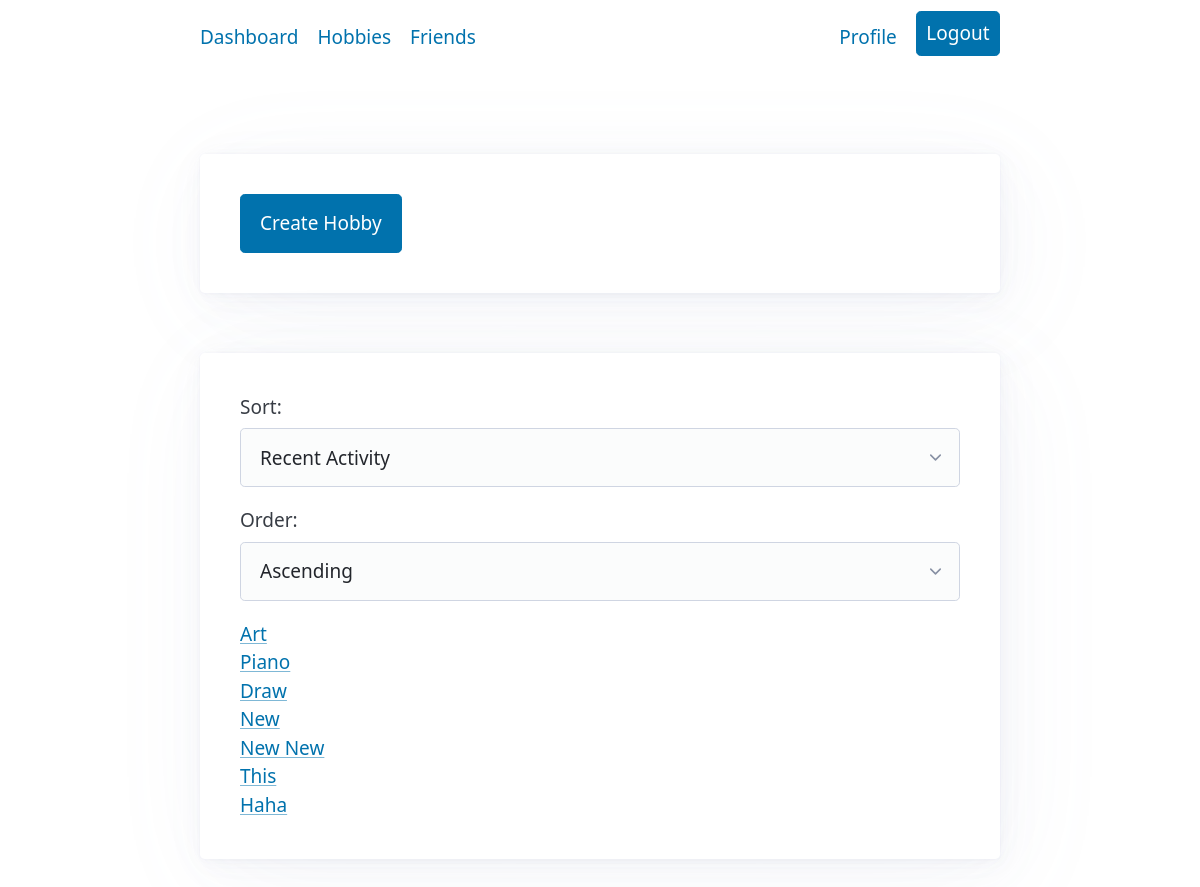
/hobbyhub/hobbies/ (signed in), run on the app's committed database.
### hobbies/models.py (models this page shows, shortened)
class Hobby(models.Model):
     user_profile = models.ForeignKey(
          UserProfile,
          on_delete=models.CASCADE,   # if the UserProfile is deleted, automatically delete all Hobbies associated with that profile
          related_name="hobbies"    # enables reverse lookup: user.hobbies returns all hobbies for given User object
     )
     name = models.CharField(
          unique=True,
          max_length=255,
     )
     date_created = models.DateField(auto_now_add = True)
     class Meta:
          constraints = [
               models.UniqueConstraint(
                    fields=['user_profile', 'name'],
                    name='unique_hobby_per_user_profile'
               )
          ]

### hobbies/views.py (the view, shortened to what this page needs)
# urls.py: path("", hobbies_view, name="hobbies"),
def hobbies_view(request):
     user = request.user             # get the User that issued the request
     user_profile = user.userprofile     # get the UserProfile associated with the User
     hobbies = user_profile.hobbies.annotate(
          session_count=Count("sessions"),
          total_time=Sum(
               ExpressionWrapper(
                    F("sessions__end_time") - F("sessions__start_time"),
                    output_field=DurationField()
               )
          ),
          last_session_date=Max("sessions__date")
     )
     if request.method == "GET":
          sort_form = SortHobbiesForm()
          return render(request, "hobbies/hobbies.html", {
               "hobbies": hobbies,
               "sort_form": sort_form,
          })

### hobbies/forms.py
class SortHobbiesForm(forms.Form):
     sort_choice = forms.ChoiceField(
          label="Sort",
          choices=[
               ("recent_activity", "Recent Activity"),
               ("name", "Name (A–Z)"),
               ("start_date", "Start Date"),
               ("time_spent", "Time Spent"),
               ("number_of_sessions", "Number of Sessions")
          ],
          widget=forms.Select(
               attrs={'onchange': 'this.form.submit();'}     # Automatically submit the form when the user changes the selection
          ),
          required=False,
    )
     order = forms.ChoiceField(
          label="Order",
          choices=[
               ("asc", "Ascending"),
               ("desc", "Descending"),
          ],
           widget=forms.Select(
               attrs={'onchange': 'this.form.submit();'}     # Automatically submit the form when the user changes the selection
          ),
          required=False,
    )

### hobbies/templates/hobbies/hobbies.html (shortened to what this page needs)
{% extends 'base.html' %}
{% block content %}
     <article>
          <a href="{% url 'hobbies:create_hobby' %}" role="button">Create Hobby</a>
     </article>
     <article>
          <div>
               <form action="" method="POST">
                    {{ sort_form }}
               </form>
          </div>
          {% include 'hobbies/hobbies_list.html' %}
     </article>
{% endblock %}

### hobbies/templates/hobbies/hobbies_list.html
{% block hobby_list %}
     {% for hobby in hobbies %}
          <div>
               <a href="{% url 'hobbies:hobby_detail' hobby.name %}">{{ hobby.name|title }}</a>
          </div>
     {% empty %}
          <p>You haven't added any hobbies yet.</p>
     {% endfor %}
{% endblock %}

### static/css/custom.css (style rules this page uses)
article { margin: 60px 0; padding: 40px; }

### data on the page
Hobby: name "Art"
Hobby: name "Piano"
Hobby: name "Draw"
Hobby: name "New"
Hobby: name "New New"
Hobby: name "This"
Hobby: name "Haha"
